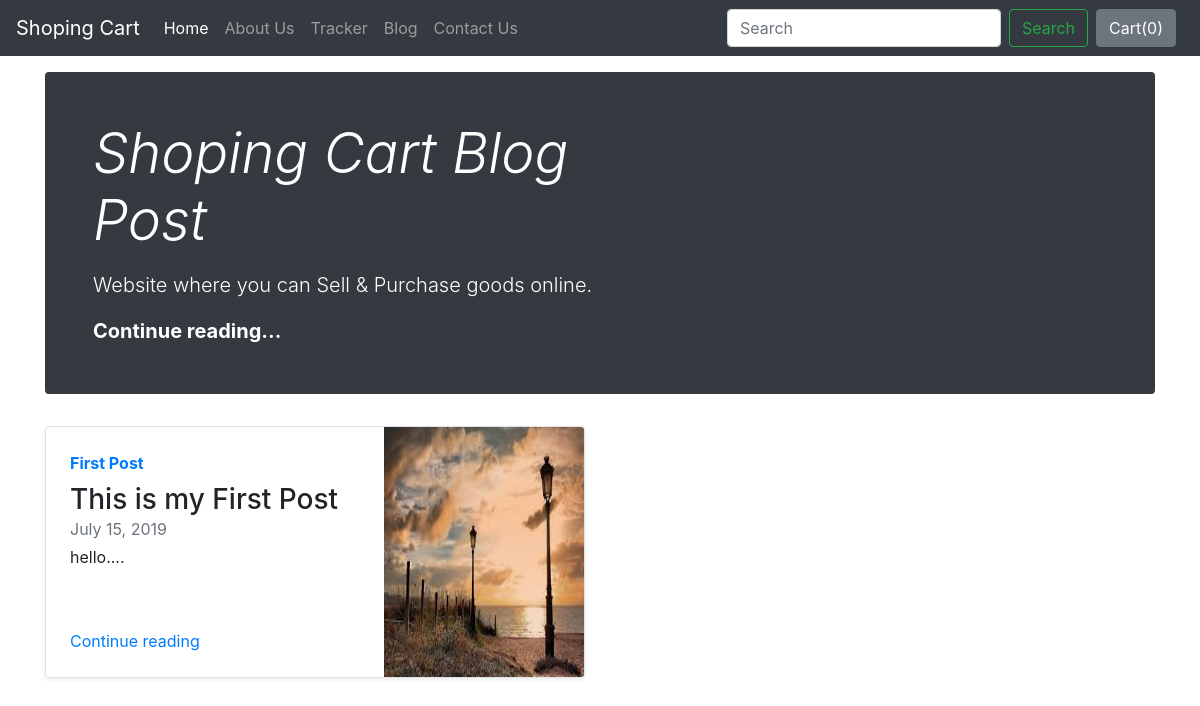
Screenshot of /blog/ with the database file from the repository.
### blog/models.py (models this page shows, shortened)
class Blogpost(models.Model):
    post_id = models.AutoField(primary_key=True)
    title = models.CharField(max_length=200)
    subtitle = models.CharField(max_length =50, default="")
    desc = models.CharField(max_length=300)
    pub_date = models.DateField()
    thumbnail = models.ImageField(upload_to="shop/images", default="")

### blog/views.py (the view)
# urls.py: path("",views.index,name="blogHome"),
def index(request):
    myposts = Blogpost.objects.all()
    return render(request,'blog/index.html',{'myposts':myposts})

### blog/templates/blog/index.html (shortened to what this page needs)
{% extends 'blog/basic.html' %}
{% block body %}
<div class="container">
  <div class="jumbotron p-4 p-md-5 mt-3 text-white rounded bg-dark">
    <div class="col-md-6 px-0">
      <h1 class="display-4 font-italic">Shoping Cart Blog Post</h1>
      <p class="lead my-3">Website where you can Sell & Purchase goods online.</p>
      <p class="lead mb-0"><a href="#" class="text-white font-weight-bold">Continue reading...</a></p>
    </div>
  </div>
<div class="row my-2">
{% for item in myposts %}
    <div class="col-md-6">
      <div class="row no-gutters border rounded overflow-hidden flex-md-row mb-4 shadow-sm h-md-250 position-relative">
        <div class="col p-4 d-flex flex-column position-static">
          <a href="blogpost/{{item.post_id}}"><strong class="d-inline-block mb-2 text-primary">{{item.title}}
          </strong></a>
          <h3 class="mb-0">{{item.subtitle}}</h3>
          <div class="mb-1 text-muted">{{item.pub_date}}</div>
          <p class="card-text mb-auto">{{item.desc}}</p>
          <a href="blogpost/{{item.post_id}}"" class="stretched-link">Continue reading</a>
        </div>
        <div class="col-auto d-none d-lg-block">
          <img src="/media/{{item.thumbnail}}" class="bd-placeholder-img" width="200" height="250" xmlns="http://www.w3.org/2000/svg" preserveAspectRatio="xMidYMid slice" focusable="false" role="img" aria-label="Placeholder: Thumbnail"><title>Placeholder</title>
        </div>
      </div>
    </div>
  {%  endfor %}
</div>
{% endblock %}

### rows the page displays
Blogpost: title "First Post", subtitle "This is my First Post", pub_date "July 15, 2019", desc "hello....", thumbnail (picture)
